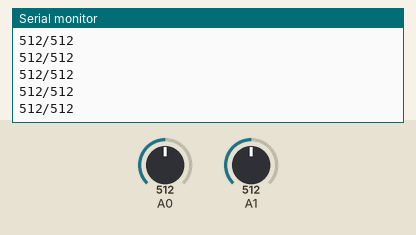
Recording of a sketch running on a simulated Arduino Uno, built with avr-gcc and run on an emulated ATmega328P. Shown: the last lines printed to the serial monitor. The inputs (shaded band) are chosen by the test bench; at power-on: A0 = 512, A1 = 512.

Above: at 1.2 s.
1.3 s: A0 set to 987
At 2.1 s:
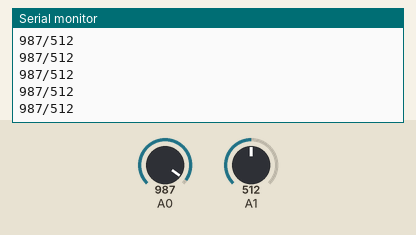
2.8 s: A0 set to 1013
At 3.8 s:
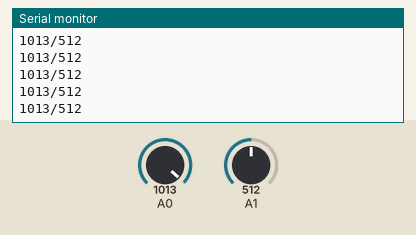
Timing chart, 0 to 5.8 s (numbered marks = the images above; inputs shaded):
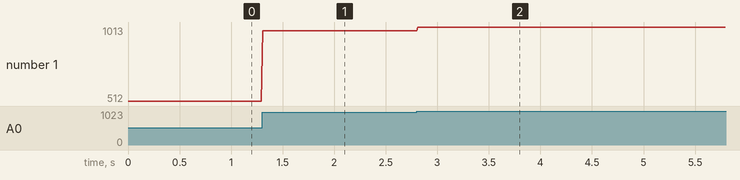

Measured:
- after the input at 1.3 s, the serial monitor: prints a new line at once (image 1)
- after the input at 2.8 s, the serial monitor: prints a new line at once (image 2)
- plotted number 1: 512 → 987 after the input at 1.3 s, 987 → 1013 after the input at 2.8 s

The sketch:

ml5_yolo_control.ino
```cpp
// Simple sketch to read a potentiometer on pin A0,
// and write it's value to Serial

void setup()
{
 // initialize the serial communications:
 Serial.begin(9600);
}
void loop()
{
  // read the input pins:
  int timelinePot = analogRead(A0);
  int confidencePot = analogRead(A1);

  // Print it out the serial port, with the structure: "timelinePot/confidencePot"
  // This allows us to send two values with one serial print
  Serial.println(String(timelinePot)+"/"+String(confidencePot));

  // Delay to stabilise
  delay(10);
}
```
